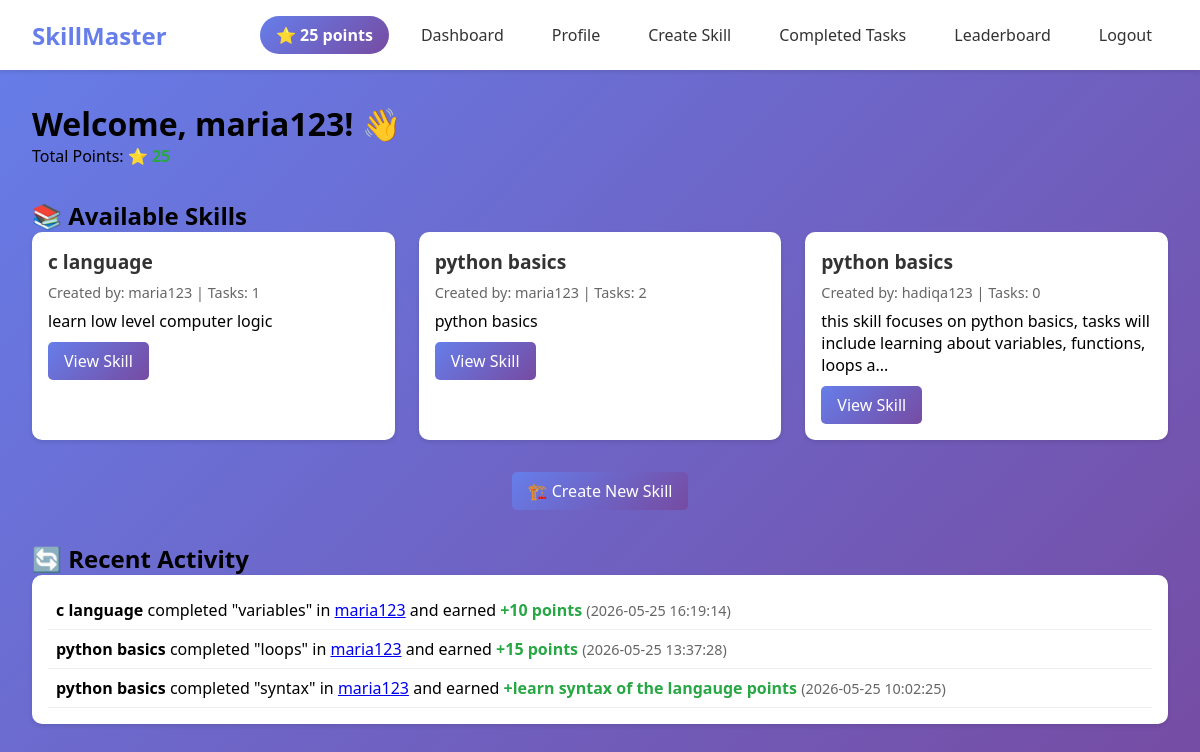
The page /dashboard (signed in) on the database as committed earlier.
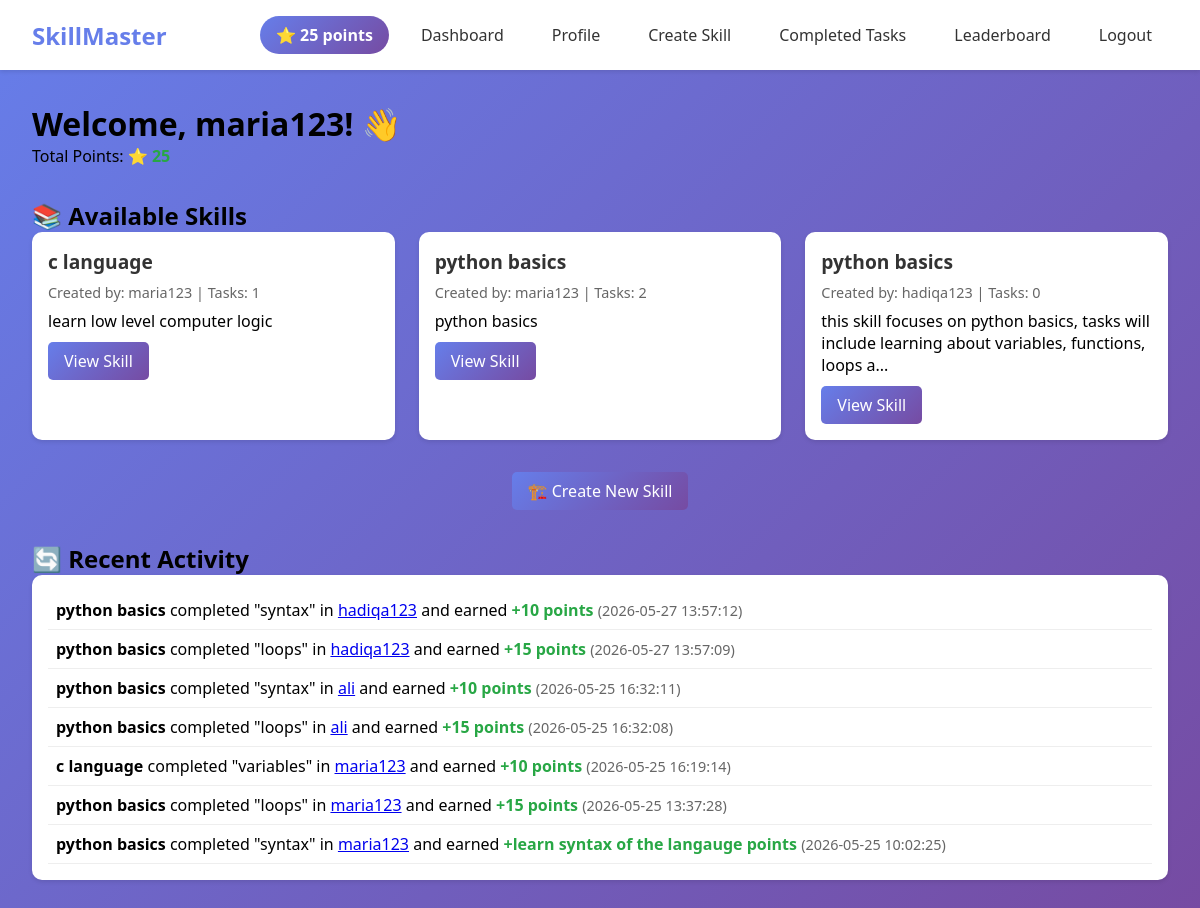
The same page on the database as committed later.
### tables this page shows
CREATE TABLE users (
            id INTEGER PRIMARY KEY AUTOINCREMENT,
            username TEXT UNIQUE NOT NULL,
            password TEXT NOT NULL,
            created_at TIMESTAMP DEFAULT CURRENT_TIMESTAMP
        , total_points INTEGER DEFAULT 0);

CREATE TABLE skills (
            id INTEGER PRIMARY KEY AUTOINCREMENT,
            name TEXT NOT NULL,
            description TEXT,
            created_by INTEGER,
            created_at TIMESTAMP DEFAULT CURRENT_TIMESTAMP,
            is_active BOOLEAN DEFAULT 1,
            FOREIGN KEY (created_by) REFERENCES users (id)
        );

CREATE TABLE task_completions (
            id INTEGER PRIMARY KEY AUTOINCREMENT,
            task_id INTEGER,
            user_id INTEGER,
            completed_at TIMESTAMP DEFAULT CURRENT_TIMESTAMP,
            points_awarded INTEGER,
            FOREIGN KEY (task_id) REFERENCES tasks (id),
            FOREIGN KEY (user_id) REFERENCES users (id),
            UNIQUE(task_id, user_id)
        );

CREATE TABLE tasks (
            id INTEGER PRIMARY KEY AUTOINCREMENT,
            skill_id INTEGER,
            title TEXT NOT NULL,
            description TEXT,
            points INTEGER DEFAULT 10,
            created_by INTEGER,
            created_at TIMESTAMP DEFAULT CURRENT_TIMESTAMP,
            is_active BOOLEAN DEFAULT 1,
            FOREIGN KEY (skill_id) REFERENCES skills (id),
            FOREIGN KEY (created_by) REFERENCES users (id)
        );

### app.py (the view)
@app.route("/dashboard")
def dashboard():
    if "user_id" not in session:
        return redirect(url_for("login"))
    with sqlite3.connect("users.db") as conn:
        cursor = conn.cursor()
        cursor.execute("SELECT total_points FROM users WHERE id = ?", (session["user_id"],))
        result = cursor.fetchone()
        user_points = result[0] if result else 0
        cursor.execute("""
            SELECT s.*, u.username as creator_name,
                   (SELECT COUNT(*) FROM tasks WHERE skill_id = s.id AND is_active = 1) as task_count
            FROM skills s
            JOIN users u ON s.created_by = u.id
            WHERE s.is_active = 1
            ORDER BY s.created_at DESC
        """)
        skills = cursor.fetchall()
        cursor.execute("""
            SELECT tc.*, t.title, u.username, s.name as skill_name, s.id as skill_id
            FROM task_completions tc
            JOIN tasks t ON tc.task_id = t.id
            JOIN users u ON tc.user_id = u.id
            JOIN skills s ON t.skill_id = s.id
            ORDER BY tc.completed_at DESC
            LIMIT 10
        """)
        recent_completions = cursor.fetchall()
    return render_template("dashboard.html",
                         username=session["username"],
                         user_points=user_points,
                         skills=skills,
                         recent_completions=recent_completions)

### templates/dashboard.html (shortened to what this page needs)
{% extends "base.html" %}
{% block content %}
<h1>Welcome, {{ username }}! 👋</h1>
<p style="margin-bottom: 2rem;">Total Points: <strong class="points">⭐ {{ user_points }}</strong></p>
<h2>📚 Available Skills</h2>
<div class="grid">
    {% for skill in skills %}
    <div class="skill-card">
        <div class="skill-title">{{ skill[1] }}</div>
        <div class="skill-meta">Created by: {{ skill[6] }} | Tasks: {{ skill[7] }}</div>
        <p>{{ skill[2][:100] }}{% if skill[2]|length > 100 %}...{% endif %}</p>
        <div style="display: flex; gap: 10px; margin-top: 10px;">
            <a href="{{ url_for('view_skill', skill_id=skill[0]) }}" class="btn btn-primary">View Skill</a>
        </div>
    </div>
    {% else %}
    <p>No skills available yet. <a href="{{ url_for('create_skill') }}">Create the first skill!</a></p>
    {% endfor %}
</div>
<div style="margin-top: 2rem; text-align: center;">
    <a href="{{ url_for('create_skill') }}" class="btn btn-primary">🏗️ Create New Skill</a>
</div>
{% if recent_completions %}
<h2 style="margin-top: 2rem;">🔄 Recent Activity</h2>
<div class="card">
    <div class="card-body">
        {% for completion in recent_completions %}
        <div style="padding: 0.5rem; border-bottom: 1px solid #eee;">
            <strong>{{ completion[7] }}</strong> completed "{{ completion[5] }}" in
            <a href="{{ url_for('view_skill', skill_id=completion[8]) }}">{{ completion[6] }}</a>
            and earned <span class="points">+{{ completion[4] }} points</span>
            <span style="color: #666; font-size: 0.9rem;">({{ completion[3] }})</span>
        </div>
        {% endfor %}
    </div>
</div>
{% endif %}
{% endblock %}

### templates/base.html (shortened to what this page needs)
<!DOCTYPE html>
<html lang="en">
<head>
</head>
<body>
    {% if session.user_id %}
    <nav class="navbar">
        <a href="{{ url_for('dashboard') }}" class="navbar-brand">SkillMaster</a>
        <div class="nav-links">
            <span class="points-badge">⭐ {{ user_points }} points</span>
            <a href="{{ url_for('dashboard') }}">Dashboard</a>
            <a href="{{ url_for('profile') }}">Profile</a>
            <a href="{{ url_for('create_skill') }}">Create Skill</a>
            <a href="{{ url_for('completed_tasks') }}">Completed Tasks</a>
            <a href="{{ url_for('leaderboard') }}">Leaderboard</a>
            <a href="{{ url_for('logout') }}">Logout</a>
        </div>
    </nav>
    {% endif %}
    <div class="container">
        {% block content %}{% endblock %}
    </div>
</body>
</html>

### templates/base.html (style rules this page uses)
* { margin: 0; padding: 0; box-sizing: border-box; }
body { font-family: 'Segoe UI', Tahoma, Geneva, Verdana, sans-serif; background: linear-gradient(135deg, #667eea 0%, #764ba2 100%); min-height: 100vh; }
.navbar { background: white; padding: 1rem 2rem; box-shadow: 0 2px 4px rgba(0,0,0,0.1); display: flex; justify-content: space-between; align-items: center; }
.navbar-brand { font-size: 1.5rem; font-weight: bold; color: #667eea; text-decoration: none; }
.nav-links { display: flex; gap: 1rem; align-items: center; }
.nav-links a { text-decoration: none; color: #333; padding: 0.5rem 1rem; border-radius: 5px; transition: background 0.3s; }
.points-badge { background: linear-gradient(135deg, #667eea 0%, #764ba2 100%); color: white; padding: 0.5rem 1rem; border-radius: 20px; font-weight: bold; }
.container { max-width: 1200px; margin: 2rem auto; padding: 0 2rem; }
.card { background: white; border-radius: 10px; box-shadow: 0 2px 4px rgba(0,0,0,0.1); margin-bottom: 1.5rem; overflow: hidden; }
.card-body { padding: 1rem; }
.btn { display: inline-block; padding: 0.5rem 1rem; border: none; border-radius: 5px; cursor: pointer; text-decoration: none; transition: transform 0.2s; }
.btn-primary { background: linear-gradient(135deg, #667eea 0%, #764ba2 100%); color: white; }
.grid { display: grid; grid-template-columns: repeat(auto-fill, minmax(300px, 1fr)); gap: 1.5rem; }
.skill-card, .task-item { background: white; border-radius: 10px; padding: 1rem; box-shadow: 0 2px 4px rgba(0,0,0,0.1); }
.skill-title, .task-title { font-size: 1.2rem; font-weight: bold; margin-bottom: 0.5rem; color: #333; }
.skill-meta, .task-meta { font-size: 0.9rem; color: #666; margin-bottom: 0.5rem; }
.points { color: #28a745; font-weight: bold; }

Rows that differ between the two databases and show on the page:
added task_completions: name "python basics", title "syntax", username "hadiqa123", points_awarded "10", completed_at "2026-05-27 13:57:12"
added task_completions: name "python basics", title "loops", username "hadiqa123", points_awarded "15", completed_at "2026-05-27 13:57:09"
added task_completions: name "python basics", title "syntax", username "ali", points_awarded "10", completed_at "2026-05-25 16:32:11"
added task_completions: name "python basics", title "loops", username "ali", points_awarded "15", completed_at "2026-05-25 16:32:08"
